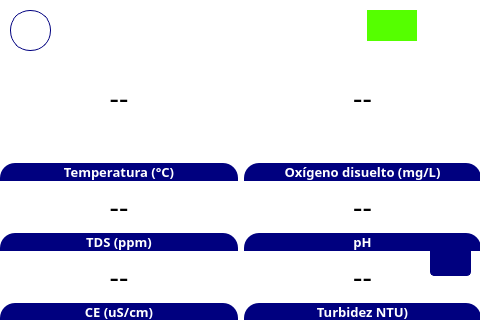
<?xml version="1.0" encoding="UTF-8"?>
<ui version="4.0">
 <class>MainWindow</class>
 <widget class="QMainWindow" name="MainWindow">
  <property name="geometry">
   <rect>
    <x>0</x>
    <y>0</y>
    <width>480</width>
    <height>320</height>
   </rect>
  </property>
  <property name="windowTitle">
   <string>MainWindow</string>
  </property>
  <property name="styleSheet">
   <string notr="true">QLabel {
	font-family: Poppins;
}

QWidget {
	background-color: white;
}
</string>
  </property>
  <widget class="QWidget" name="centralwidget">
   <property name="styleSheet">
    <string notr="true">QLabel {
	text-align: center;
}</string>
   </property>
   <widget class="QWidget" name="gridLayoutWidget">
    <property name="geometry">
     <rect>
      <x>0</x>
      <y>40</y>
      <width>481</width>
      <height>281</height>
     </rect>
    </property>
    <layout class="QGridLayout" name="gridLayout" rowstretch="1,0,0,0,0,0" columnstretch="0,0">
     <item row="0" column="1">
      <widget class="QLabel" name="odLbl">
       <property name="styleSheet">
        <string notr="true">text-align: center;
font-size: 22pt;</string>
       </property>
       <property name="text">
        <string>&lt;html&gt;&lt;head/&gt;&lt;body&gt;&lt;p align=&quot;center&quot;&gt;&lt;span style=&quot; font-size:22pt;&quot;&gt;--&lt;/span&gt;&lt;/p&gt;&lt;/body&gt;&lt;/html&gt;</string>
       </property>
      </widget>
     </item>
     <item row="5" column="1">
      <widget class="QLabel" name="label_11">
       <property name="styleSheet">
        <string notr="true">background-color: #00007f;
color: white;
font-weight: bold;
border-top-left-radius: 15px;
border-top-right-radius: 15px;</string>
       </property>
       <property name="text">
        <string>&lt;html&gt;&lt;head/&gt;&lt;body&gt;&lt;p align=&quot;center&quot;&gt;&lt;span style=&quot; font-size:10pt;&quot;&gt;Turbidez NTU)&lt;/span&gt;&lt;/p&gt;&lt;/body&gt;&lt;/html&gt;</string>
       </property>
      </widget>
     </item>
     <item row="3" column="1">
      <widget class="QLabel" name="label_8">
       <property name="styleSheet">
        <string notr="true">background-color: #00007f;
color: white;
font-weight: bold;
border-top-left-radius: 15px;
border-top-right-radius: 15px;</string>
       </property>
       <property name="text">
        <string>&lt;html&gt;&lt;head/&gt;&lt;body&gt;&lt;p align=&quot;center&quot;&gt;&lt;span style=&quot; font-size:10pt;&quot;&gt;pH&lt;/span&gt;&lt;/p&gt;&lt;/body&gt;&lt;/html&gt;</string>
       </property>
      </widget>
     </item>
     <item row="5" column="0">
      <widget class="QLabel" name="label_10">
       <property name="styleSheet">
        <string notr="true">background-color: #00007f;
color: white;
font-weight: bold;
border-top-left-radius: 15px;
border-top-right-radius: 15px;</string>
       </property>
       <property name="text">
        <string>&lt;html&gt;&lt;head/&gt;&lt;body&gt;&lt;p align=&quot;center&quot;&gt;&lt;span style=&quot; font-size:10pt;&quot;&gt;CE (uS/cm)&lt;/span&gt;&lt;/p&gt;&lt;/body&gt;&lt;/html&gt;</string>
       </property>
      </widget>
     </item>
     <item row="1" column="0">
      <widget class="QLabel" name="label_4">
       <property name="styleSheet">
        <string notr="true">background-color: #00007f;
color: white;
font-weight: bold;
border-top-left-radius: 15px;
border-top-right-radius: 15px;</string>
       </property>
       <property name="text">
        <string>&lt;html&gt;&lt;head/&gt;&lt;body&gt;&lt;p align=&quot;center&quot;&gt;&lt;span style=&quot; font-size:10pt;&quot;&gt;Temperatura (°C)&lt;/span&gt;&lt;/p&gt;&lt;/body&gt;&lt;/html&gt;</string>
       </property>
      </widget>
     </item>
     <item row="3" column="0">
      <widget class="QLabel" name="label_2">
       <property name="styleSheet">
        <string notr="true">background-color: #00007f;
color: white;
font-weight: bold;
border-top-left-radius: 15px;
border-top-right-radius: 15px;</string>
       </property>
       <property name="text">
        <string>&lt;html&gt;&lt;head/&gt;&lt;body&gt;&lt;p align=&quot;center&quot;&gt;&lt;span style=&quot; font-size:10pt;&quot;&gt;TDS (ppm)&lt;/span&gt;&lt;/p&gt;&lt;/body&gt;&lt;/html&gt;</string>
       </property>
      </widget>
     </item>
     <item row="4" column="0">
      <widget class="QLabel" name="ecLbl">
       <property name="styleSheet">
        <string notr="true">text-align: center;
font-size: 22pt;</string>
       </property>
       <property name="text">
        <string>&lt;html&gt;&lt;head/&gt;&lt;body&gt;&lt;p align=&quot;center&quot;&gt;--&lt;/p&gt;&lt;/body&gt;&lt;/html&gt;</string>
       </property>
      </widget>
     </item>
     <item row="0" column="0">
      <widget class="QLabel" name="tempLbl">
       <property name="styleSheet">
        <string notr="true">text-align: center;
font-size: 22pt;</string>
       </property>
       <property name="text">
        <string>&lt;html&gt;&lt;head/&gt;&lt;body&gt;&lt;p align=&quot;center&quot;&gt;--&lt;/p&gt;&lt;/body&gt;&lt;/html&gt;</string>
       </property>
      </widget>
     </item>
     <item row="2" column="1">
      <widget class="QLabel" name="phLbl">
       <property name="styleSheet">
        <string notr="true">text-align: center;
font-size: 22pt
;</string>
       </property>
       <property name="text">
        <string>&lt;html&gt;&lt;head/&gt;&lt;body&gt;&lt;p align=&quot;center&quot;&gt;--&lt;/p&gt;&lt;/body&gt;&lt;/html&gt;</string>
       </property>
      </widget>
     </item>
     <item row="1" column="1">
      <widget class="QLabel" name="label_6">
       <property name="styleSheet">
        <string notr="true">background-color: #00007f;
color: white;
font-weight: bold;
border-top-left-radius: 15px;
border-top-right-radius: 15px;</string>
       </property>
       <property name="text">
        <string>&lt;html&gt;&lt;head/&gt;&lt;body&gt;&lt;p align=&quot;center&quot;&gt;&lt;span style=&quot; font-size:10pt;&quot;&gt;Oxígeno disuelto (mg/L)&lt;/span&gt;&lt;/p&gt;&lt;/body&gt;&lt;/html&gt;</string>
       </property>
      </widget>
     </item>
     <item row="2" column="0">
      <widget class="QLabel" name="tdsLbl">
       <property name="styleSheet">
        <string notr="true">text-align: center;
font-size: 22pt;</string>
       </property>
       <property name="text">
        <string>&lt;html&gt;&lt;head/&gt;&lt;body&gt;&lt;p align=&quot;center&quot;&gt;--&lt;/p&gt;&lt;/body&gt;&lt;/html&gt;</string>
       </property>
      </widget>
     </item>
     <item row="4" column="1">
      <widget class="QLabel" name="turbLbl">
       <property name="styleSheet">
        <string notr="true">text-align: center;
font-size: 22pt;</string>
       </property>
       <property name="text">
        <string>&lt;html&gt;&lt;head/&gt;&lt;body&gt;&lt;p align=&quot;center&quot;&gt;--&lt;/p&gt;&lt;/body&gt;&lt;/html&gt;</string>
       </property>
      </widget>
     </item>
    </layout>
   </widget>
   <widget class="QPushButton" name="backBtn">
    <property name="geometry">
     <rect>
      <x>10</x>
      <y>10</y>
      <width>41</width>
      <height>41</height>
     </rect>
    </property>
    <property name="styleSheet">
     <string notr="true">	height: 40px;
	border-radius: 20px;
	border: 1px solid #00007f;
	background-color: white;
	color: #00007f;
	font-weight: 500;
	font-size: 16px;</string>
    </property>
    <property name="text">
     <string/>
    </property>
   </widget>
   <widget class="QPushButton" name="saveBtn">
    <property name="geometry">
     <rect>
      <x>430</x>
      <y>235</y>
      <width>41</width>
      <height>41</height>
     </rect>
    </property>
    <property name="styleSheet">
     <string notr="true">border: 1px solid #00007f;
border-radius: 4px;
background-color: #00007f;
font-weight: 500;
font-size: 16px;</string>
    </property>
    <property name="text">
     <string/>
    </property>
   </widget>
   <widget class="QLabel" name="batLbl">
    <property name="geometry">
     <rect>
      <x>417</x>
      <y>10</y>
      <width>61</width>
      <height>31</height>
     </rect>
    </property>
    <property name="styleSheet">
     <string notr="true">text-align: center;
font-size: 12pt;</string>
    </property>
    <property name="text">
     <string/>
    </property>
   </widget>
   <widget class="QLabel" name="batLblBg">
    <property name="geometry">
     <rect>
      <x>367</x>
      <y>10</y>
      <width>51</width>
      <height>31</height>
     </rect>
    </property>
    <property name="styleSheet">
     <string notr="true">background-color: rgb(85, 255, 0);</string>
    </property>
    <property name="text">
     <string/>
    </property>
   </widget>
   <widget class="QLabel" name="batLblPng">
    <property name="geometry">
     <rect>
      <x>367</x>
      <y>10</y>
      <width>51</width>
      <height>31</height>
     </rect>
    </property>
    <property name="styleSheet">
     <string notr="true">background-color: transparent;</string>
    </property>
    <property name="text">
     <string/>
    </property>
   </widget>
   <zorder>gridLayoutWidget</zorder>
   <zorder>backBtn</zorder>
   <zorder>saveBtn</zorder>
   <zorder>batLblBg</zorder>
   <zorder>batLblPng</zorder>
   <zorder>batLbl</zorder>
  </widget>
 </widget>
 <resources/>
 <connections/>
</ui>
